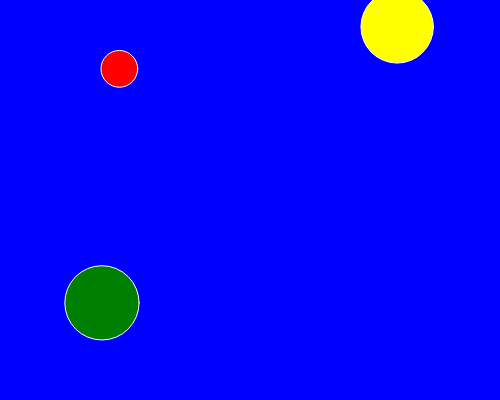
Frame 1 (no input)
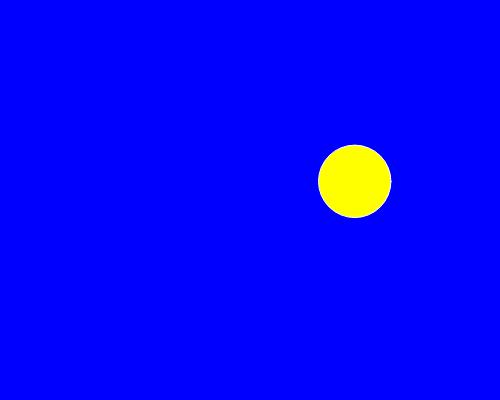
Frame 60 (no input)
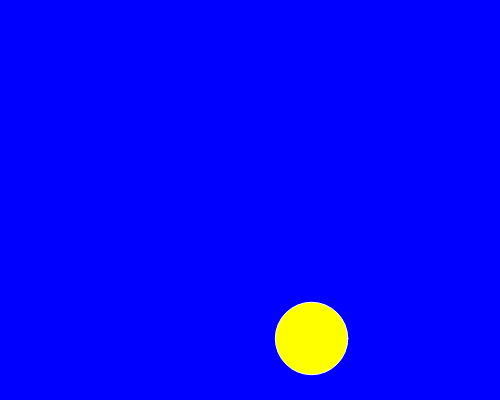
Frame 120 (the mouse pressed at the canvas centre since frame 60)

The p5.js sketch that drew these frames (run headless with seeded random() and noise() and a simulated clock; from frame 60 on, the mouse is pressed at the canvas centre):

// p5.js sketch
// ── sketch.js



function setup() {
  createCanvas(500, 400);

  bubble1 = new Bubble();
  bubble2 = new Bubble();
  bubble3 = new Bubble();

    }

function draw() {
  background("blue")
  
  bubble1.color="green";
  bubble2.color="red";
  bubble3.color="yellow";
  
  bubble1.move();
  bubble2.move();
  bubble3.move();
  
  bubble1.display();
  bubble2.display();
  bubble3.display();
}
// ── Bubble.js
class Bubble {
  
  constructor() { 
    var allInstances = [];
    
    var radius = random(10,100);
    this.x = random(0, width);
    this.y = random(0, height);
    this.width = radius;
    this.height = radius;
    this.color = "red";
    this.velocityX = random(-5, +5);
    this.velocityY= random(-5, +5);
    
    this.display = function() {
      stroke(255);
      fill(this.color);
      ellipse(this.x, this.y, this.width, this.height);
    }
    
    this.move = function() {
      this.x = this.x + this.velocityX;
      this.y = this.y + this.velocityY;
    }
      
  }
}
